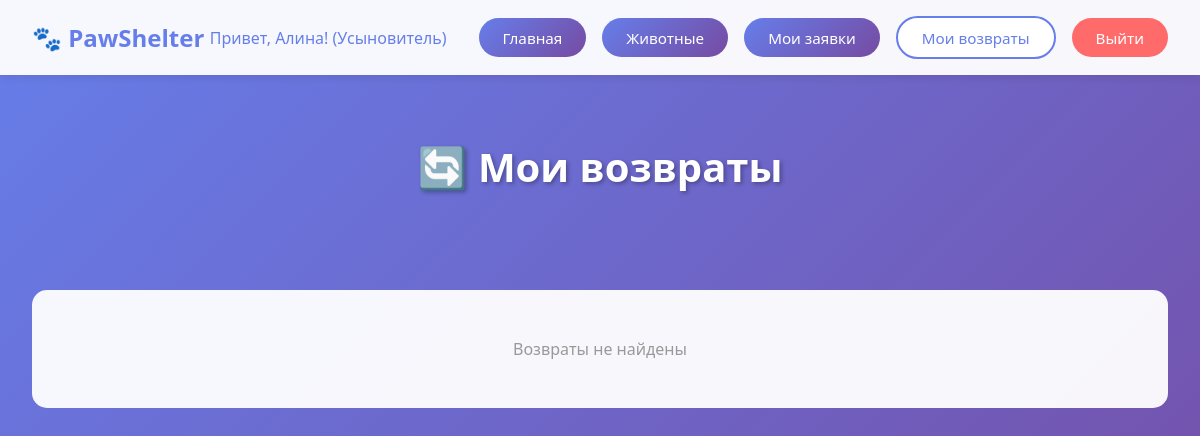
The page /returns/ (signed in) on the database as committed earlier.
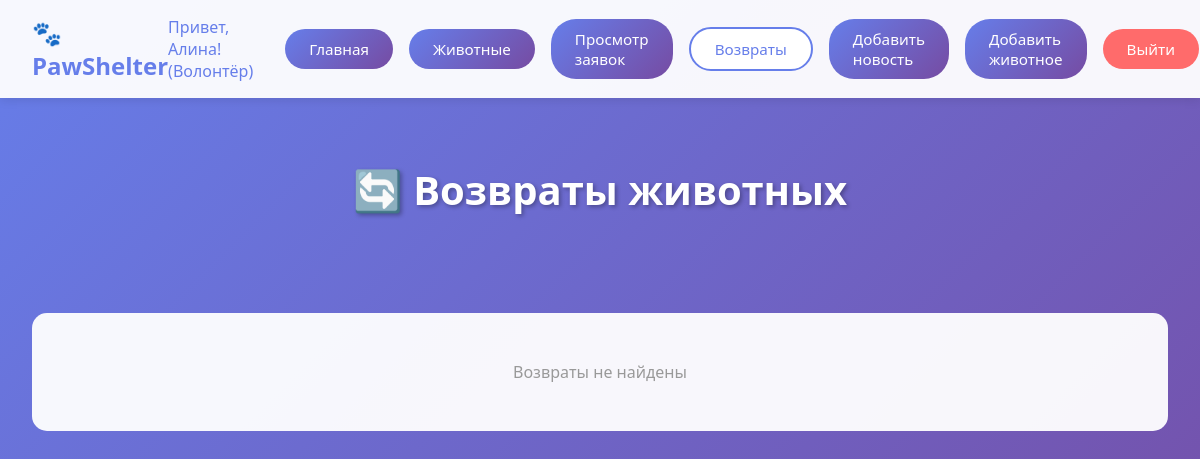
The same page on the database as committed later.
### users/models.py (models this page shows, shortened)
class CustomUser(AbstractUser):
    ROLE_CHOICES = [
        ('admin', 'Администратор'),
        ('volunteer', 'Волонтёр'),
        ('adopter', 'Усыновитель')
    ]
    role = models.CharField("Роль", max_length=20, choices=ROLE_CHOICES, default='adopter')
    has_experience = models.BooleanField("Есть опыт содержания животных", default=False)
    has_other_pets = models.BooleanField("Есть другие питомцы", default=False)
    ready_for_pet = models.CharField("Готовность к питомцу", max_length=255, blank=True, null=True)
    slug = models.SlugField("Ссылка (slug)", max_length=100, unique=True, blank=True)
    created_at = models.DateTimeField("Дата регистрации", auto_now_add=True)
    class Meta:
        verbose_name = "Пользователь"
        verbose_name_plural = "Пользователи"
        ordering = ['username']

### adoptions/views.py (the view, shortened to what this page needs)
# urls.py: path("returns/", return_list, name="return_list"),
@login_required
def return_list(request):
    if request.user.role in ['admin', 'volunteer']:
        returns = Return.objects.all().order_by('-returned_at')
    else:
        returns = Return.objects.filter(adoption__user=request.user).order_by('-returned_at')
    approved_adoptions = Adoption.objects.filter(
        user=request.user,
        status='approved'
    ).exclude(return_record__isnull=False).order_by('-submitted_at')
    return render(request, 'adoptions/returns.html', {
        'returns': returns,
        'approved_adoptions': approved_adoptions,
        'is_admin_or_volunteer': request.user.role in ['admin', 'volunteer'],
        'can_create_return': True  # Все пользователи могут оформить возврат для своих одобренных заявок
    })

### adoptions/templates/adoptions/returns.html (shortened to what this page needs)
{% extends 'animals/base.html' %}
{% block content %}
<div class="page-header">
    <h1>🔄 {% if is_admin_or_volunteer %}Возвраты животных{% else %}Мои возвраты{% endif %}</h1>
</div>
{% if returns %}
    <div class="returns-list">
        {% for return_record in returns %}
            <div class="return-card">
                <div class="return-header">
                    <div class="return-title">
                        {% if is_admin_or_volunteer %}
                            {{ return_record.adoption.user.username }} → {{ return_record.adoption.animal.name }}
                        {% else %}
                            {{ return_record.adoption.animal.name }}
                        {% endif %}
                    </div>
                    <div class="return-date">
                        {{ return_record.returned_at|date:"d.m.Y H:i" }}
                    </div>
                </div>
                <div class="return-info">
                    {% if is_admin_or_volunteer %}
                        <div class="info-item">
                            <span class="info-label">Пользователь:</span> {{ return_record.adoption.user.username }}
                        </div>
                    {% endif %}
                    <div class="info-item">
                        <span class="info-label">Животное:</span> {{ return_record.adoption.animal.species }} ({{ return_record.adoption.animal.name }})
                    </div>
                    <div class="info-item">
                        <span class="info-label">Дата возврата:</span> {{ return_record.returned_at|date:"d.m.Y H:i" }}
                    </div>
                    {% if return_record.processed_by %}
                        <div class="info-item">
                            <span class="info-label">Обработал:</span> {{ return_record.processed_by.username }}
                        </div>
                    {% endif %}
                </div>
                <div class="reason-box">
                    <strong>Причина возврата:</strong>
                    <p style="margin-top: 0.5rem; margin-bottom: 0;">{{ return_record.reason }}</p>
                </div>
            </div>
        {% endfor %}
    </div>
{% else %}
    <div class="empty-state">
        <p>Возвраты не найдены</p>
    </div>
{% endif %}
{% endblock %}

### animals/templates/animals/base.html (shortened to what this page needs)
<!DOCTYPE html>
<html lang="ru">
<head>
</head>
<body>
    <nav class="navbar">
        <h1>🐾 PawShelter</h1>
        <div class="nav-buttons">
            {% if user.is_authenticated %}
                {% with current_url=request.resolver_match.url_name %}
                <span class="user-info">Привет, {{ user.username }}! ({{ user.get_role_display }})</span>
                <a href="{% url 'home' %}" class="btn {% if current_url == 'home' %}btn-active{% else %}btn-primary{% endif %}">Главная</a>
                <a href="{% url 'animal_list' %}" class="btn {% if current_url == 'animal_list' or current_url == 'animal_detail' or current_url == 'edit_animal' %}btn-active{% else %}btn-primary{% endif %}">Животные</a>
                <a href="{% url 'adoption_list' %}" class="btn {% if current_url == 'adoption_list' or current_url == 'adoption_detail' %}btn-active{% else %}btn-primary{% endif %}">
                    {% if user.role == 'admin' or user.role == 'volunteer' %}Просмотр заявок{% else %}Мои заявки{% endif %}
                </a>
                <a href="{% url 'return_list' %}" class="btn {% if current_url == 'return_list' %}btn-active{% else %}btn-primary{% endif %}">
                    {% if user.role == 'admin' or user.role == 'volunteer' %}Возвраты{% else %}Мои возвраты{% endif %}
                </a>
                {% if user.role == 'admin' or user.role == 'volunteer' %}
                    <a href="{% url 'create_activity' %}" class="btn {% if current_url == 'create_activity' or current_url == 'edit_activity' %}btn-active{% else %}btn-primary{% endif %}">Добавить новость</a>
                    <a href="{% url 'create_animal' %}" class="btn {% if current_url == 'create_animal' or current_url == 'edit_animal' %}btn-active{% else %}btn-primary{% endif %}">Добавить животное</a>
                {% endif %}
                <a href="{% url 'logout' %}" class="btn btn-danger">Выйти</a>
                {% endwith %}
            {% endif %}
        </div>
    </nav>
    <div class="container">
        {% block content %}{% endblock %}
    </div>
</body>
</html>

Rows that differ between the two databases and show on the page:
changed CustomUser "Алина": role "Усыновитель" → "Волонтёр"
Other text that changed with them:
text no longer shown: "Мои заявки Мои возвраты Мои возвраты"
text now shown: "Просмотр заявок Возвраты Добавить новость Добавить животное Возвраты животных"
